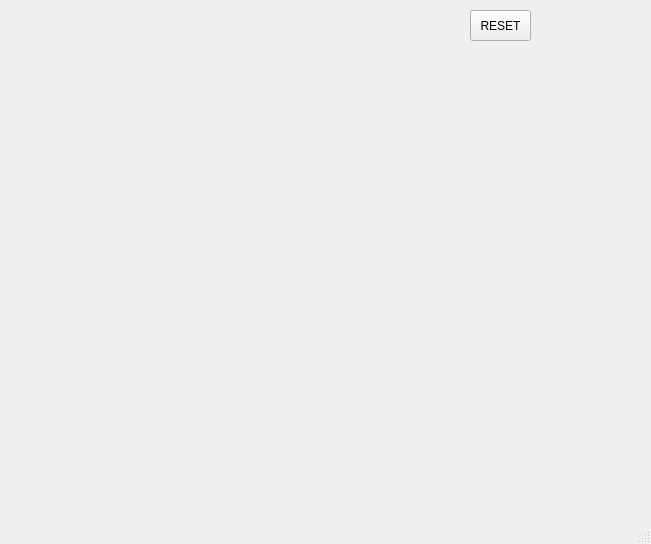
<?xml version="1.0" encoding="UTF-8"?>
<ui version="4.0">
 <class>MainWindow</class>
 <widget class="QMainWindow" name="MainWindow">
  <property name="geometry">
   <rect>
    <x>0</x>
    <y>0</y>
    <width>651</width>
    <height>544</height>
   </rect>
  </property>
  <property name="windowTitle">
   <string>MainWindow</string>
  </property>
  <widget class="QWidget" name="centralwidget">
   <widget class="QPushButton" name="pb">
    <property name="geometry">
     <rect>
      <x>470</x>
      <y>10</y>
      <width>61</width>
      <height>31</height>
     </rect>
    </property>
    <property name="toolTip">
     <string>0,0</string>
    </property>
    <property name="text">
     <string>RESET</string>
    </property>
    <property name="iconSize">
     <size>
      <width>40</width>
      <height>40</height>
     </size>
    </property>
   </widget>
  </widget>
  <widget class="QMenuBar" name="menubar">
   <property name="geometry">
    <rect>
     <x>0</x>
     <y>0</y>
     <width>651</width>
     <height>21</height>
    </rect>
   </property>
  </widget>
  <widget class="QStatusBar" name="statusbar"/>
 </widget>
 <resources/>
 <connections/>
</ui>
